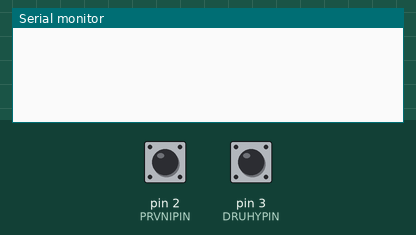
Recording of a sketch running on a simulated Arduino Uno, built with avr-gcc and run on an emulated ATmega328P. On the bench: the last lines printed to the serial monitor. The inputs (shaded band) are chosen by the test bench; at power-on: pin 2 (PRVNIPIN) HIGH, pin 3 (DRUHYPIN) HIGH.

Above: at 1.2 s.
1.3 s: pin 2 (PRVNIPIN) pulled LOW for 0.15 s
At 1.8 s:
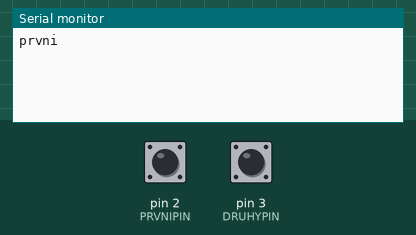
2.9 s: pin 3 (DRUHYPIN) pulled LOW for 0.15 s
At 3.2 s:
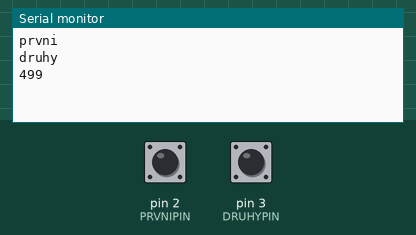

The sketch:

interrupt_zkouska.ino
```cpp
#define PRVNIPIN 2
#define DRUHYPIN 3

// variables will change:
volatile byte prvniState = HIGH, druhyState = HIGH;       // variable for reading the pushbutton status
int pocet = 500, zmereno = 0;
unsigned long time1 = 0, time2 = 0;
float distance = 100.0, interval = 0, velocity = 0;


void setup() {
  // initialize the LED pin as an output:
  //pinMode(LEDPIN, OUTPUT);
  // initialize the sensor pin as an input:
  pinMode(PRVNIPIN, INPUT_PULLUP);
  pinMode(DRUHYPIN, INPUT_PULLUP);
  /*digitalWrite(PRVNIPIN, HIGH); // turn on the pullup
  digitalWrite(DRUHYPIN, HIGH);*/
  attachInterrupt(digitalPinToInterrupt(PRVNIPIN), inter1, CHANGE);
  attachInterrupt(digitalPinToInterrupt(DRUHYPIN), inter2, CHANGE);
  Serial.begin(9600);
}

void loop(){
  // read the state of the pushbutton value:
  // check if the sensor beam is broken
  // if it is, the sensorState is LOW:

  while(time1 == 0) {
    if(digitalRead(PRVNIPIN) == LOW){
      time1 = micros();
      pocet--;
      Serial.println("prvni");
    }
  }
  while(time2 == 0) {
    if(digitalRead(DRUHYPIN) == LOW){
      time2 = micros();
      zmereno = 1;
      Serial.println("druhy");
    }
  }
  if(zmereno == 1){
    /*interval = float(time2-time1);
    velocity = distance*1000*3.28/interval;
    Serial.println(velocity);*/
    Serial.println(pocet);
    time1 = 0;
    time2 = 0;
    zmereno = 0;
    }
 }

void inter1() {
     prvniState = !prvniState;
}

void inter2() {
     druhyState = !druhyState;
}
```

Measured:
- after the input at 1.3 s, the serial monitor: prints a new line at once (image 1)
- after the input at 2.9 s, the serial monitor: prints a new line at once (image 2)
